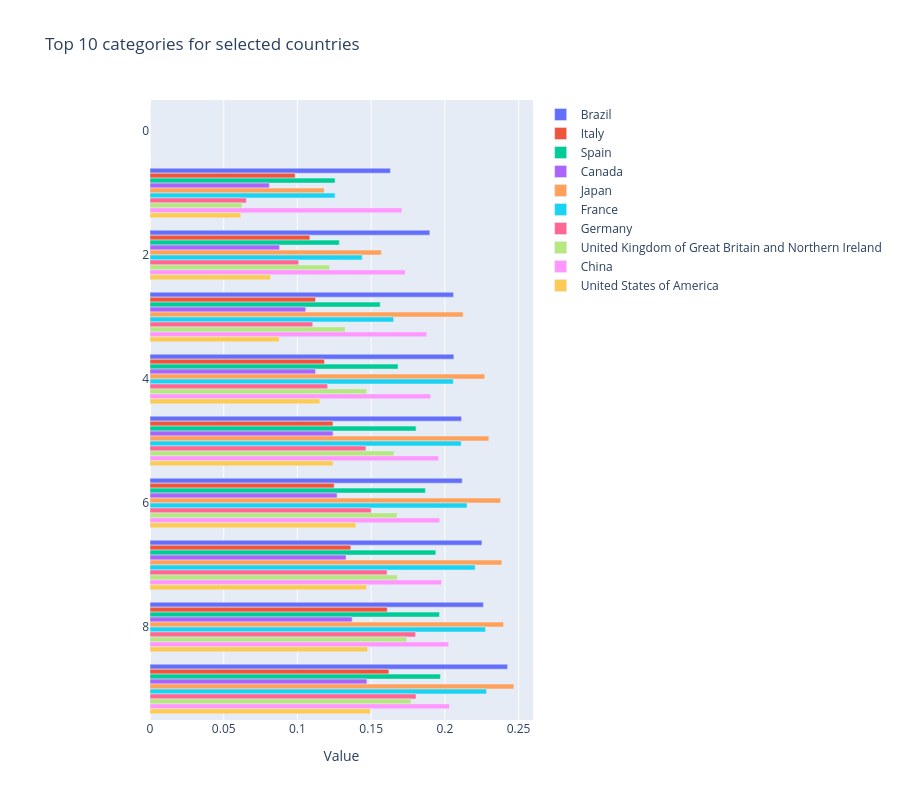

Write notebook code for a chart like this one.
### Code cell
top_n = 10
countries = uf.top_n_countries_by_articles(top_n)

# Create figure
fig = go.Figure()

for country in countries:
    df_plot = df_country_dist_w1.sort_values(country, ascending=True).head(top_n)
    fig.add_trace(
        go.Bar(
            x=df_plot[country],           # value
            y=np.arange(top_n),
            hovertext=[code+" "+uf.id2name_country[code] for code in df_plot.index],# category
            name=uf.get_country_info(country).iloc[0, 0],
            orientation='h'
        )
    )

# Layout
fig.update_layout(
    barmode='group',       # 'stack' if you prefer stacked bars
    title=f"Top {top_n} categories for selected countries",
    xaxis_title="Value",
    yaxis_title=None,
    height=800,
    margin=dict(l=150),    # leave space for long y labels
)

# Optional: largest bar at top
fig.update_yaxes(autorange="reversed")

fig.show()

### Figure 1 — Plotly figure (JSON) as saved in the notebook; plotly's stock layout.template omitted (floating-point values rounded to 4 significant figures)
{"data": [{"hovertext": ["BR Brazil", "PH Philippines", "AU Australia", "GB United Kingdom of Great Britain and Northern Ireland", "NZ New Zealand", "BA Bosnia and Herzegovina", "US United States of America", "LK Sri Lanka", "SN Senegal", "NL Netherlands, Kingdom of the"], "name": "Brazil", "orientation": "h", "x": [0.0, 0.1631, 0.1898, 0.2059, 0.2061, 0.2113, 0.2118, 0.2251, 0.2261, 0.2426], "y": [0, 1, 2, 3, 4, 5, 6, 7, 8, 9], "type": "bar"}, {"hovertext": ["IT Italy", "AT Austria", "FI Finland", "CA Canada", "CH Switzerland", "NO Norway", "SE Sweden", "DK Denmark", "IL Israel", "AE United Arab Emirates"], "name": "Italy", "orientation": "h", "x": [0.0, 0.09842, 0.1084, 0.1123, 0.1183, 0.1241, 0.1249, 0.1362, 0.1609, 0.162], "y": [0, 1, 2, 3, 4, 5, 6, 7, 8, 9], "type": "bar"}, {"hovertext": ["ES Spain", "FR France", "BE Belgium", "CA Canada", "NZ New Zealand", "HR Croatia", "AU Australia", "AE United Arab Emirates", "GB United Kingdom of Great Britain and Northern Ireland", "DK Denmark"], "name": "Spain", "orientation": "h", "x": [0.0, 0.1255, 0.1284, 0.1562, 0.1682, 0.1805, 0.1868, 0.1939, 0.1964, 0.197], "y": [0, 1, 2, 3, 4, 5, 6, 7, 8, 9], "type": "bar"}, {"hovertext": ["CA Canada", "DK Denmark", "BE Belgium", "NL Netherlands, Kingdom of the", "IT Italy", "US United States of America", "SE Sweden", "MU Mauritius", "AU Australia", "AE United Arab Emirates"], "name": "Canada", "orientation": "h", "x": [0.0, 0.08096, 0.08789, 0.1056, 0.1123, 0.1242, 0.1269, 0.133, 0.1371, 0.1471], "y": [0, 1, 2, 3, 4, 5, 6, 7, 8, 9], "type": "bar"}, {"hovertext": ["JP Japan", "EG Egypt", "IN India", "SA Saudi Arabia", "TW Taiwan, Province of China", "GE Georgia", "DE Germany", "KW Kuwait", "LY Libya", "CZ Czechia"], "name": "Japan", "orientation": "h", "x": [0.0, 0.1181, 0.1569, 0.2124, 0.2271, 0.2298, 0.2378, 0.2386, 0.2398, 0.2468], "y": [0, 1, 2, 3, 4, 5, 6, 7, 8, 9], "type": "bar"}, {"hovertext": ["FR France", "ES Spain", "SI Slovenia", "PT Portugal", "AE United Arab Emirates", "IT Italy", "BE Belgium", "HR Croatia", "LV Latvia", "HK Hong Kong"], "name": "France", "orientation": "h", "x": [0.0, 0.1255, 0.1439, 0.1653, 0.2057, 0.2111, 0.215, 0.2205, 0.2276, 0.2282], "y": [0, 1, 2, 3, 4, 5, 6, 7, 8, 9], "type": "bar"}, {"hovertext": ["DE Germany", "RS Serbia", "CH Switzerland", "AT Austria", "IL Israel", "GR Greece", "SE Sweden", "KW Kuwait", "CG Congo", "TW Taiwan, Province of China"], "name": "Germany", "orientation": "h", "x": [0.0, 0.06531, 0.1008, 0.1104, 0.1204, 0.1464, 0.15, 0.1608, 0.1802, 0.1804], "y": [0, 1, 2, 3, 4, 5, 6, 7, 8, 9], "type": "bar"}, {"hovertext": ["GB United Kingdom of Great Britain and Northern Ireland", "AU Australia", "NL Netherlands, Kingdom of the", "PH Philippines", "US United States of America", "NZ New Zealand", "BE Belgium", "IE Ireland", "OM Oman", "CA Canada"], "name": "United Kingdom of Great Britain and Northern Ireland", "orientation": "h", "x": [0.0, 0.06243, 0.1218, 0.1323, 0.1469, 0.1655, 0.1675, 0.1677, 0.1742, 0.177], "y": [0, 1, 2, 3, 4, 5, 6, 7, 8, 9], "type": "bar"}, {"hovertext": ["CN China", "SK Slovakia", "SG Singapore", "XK Kosovo", "CZ Czechia", "EE Estonia", "RO Romania", "TW Taiwan, Province of China", "GY Guyana", "MY Malaysia"], "name": "China", "orientation": "h", "x": [0.0, 0.1709, 0.1731, 0.1877, 0.1903, 0.1957, 0.1965, 0.1977, 0.2025, 0.2031], "y": [0, 1, 2, 3, 4, 5, 6, 7, 8, 9], "type": "bar"}, {"hovertext": ["US United States of America", "NL Netherlands, Kingdom of the", "DK Denmark", "IE Ireland", "AU Australia", "CA Canada", "BE Belgium", "GB United Kingdom of Great Britain and Northern Ireland", "SE Sweden", "MU Mauritius"], "name": "United States of America", "orientation": "h", "x": [0.0, 0.06157, 0.08174, 0.08755, 0.1152, 0.1242, 0.1397, 0.1469, 0.1476, 0.1494], "y": [0, 1, 2, 3, 4, 5, 6, 7, 8, 9], "type": "bar"}], "layout": {"margin": {"l": 150}, "barmode": "group", "title": {"text": "Top 10 categories for selected countries"}, "xaxis": {"title": {"text": "Value"}}, "yaxis": {"title": {}, "autorange": "reversed"}, "height": 800}}
